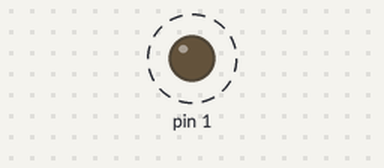
Recording of a sketch running on a simulated Arduino Uno, built with avr-gcc and run on an emulated ATmega328P. Parts: output pins drawn as LEDs (lit = HIGH). Dashed ring = blinking.

Above: at 0.2 s.
Timing chart, 0 to 3.0 s (numbered marks = the images above):
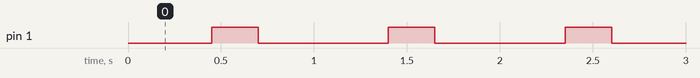

Measured:
- by itself, pin 1: alternates HIGH for 0.25 s and LOW for 0.70 s

The sketch:

bare_minimum_rf_transmitter.ino
```cpp
#include <RCSwitch.h>

#define RCSwitchDisableReceiving
RCSwitch mySwitch = RCSwitch();

void setup() {
  pinMode(1, OUTPUT);
  mySwitch.enableTransmit(2);
}

void loop() {
    mySwitch.send("000110110001010100010001");
    digitalWrite(1, HIGH);
    delay(250);
    digitalWrite(1, LOW);
    delay(250);
}
```
